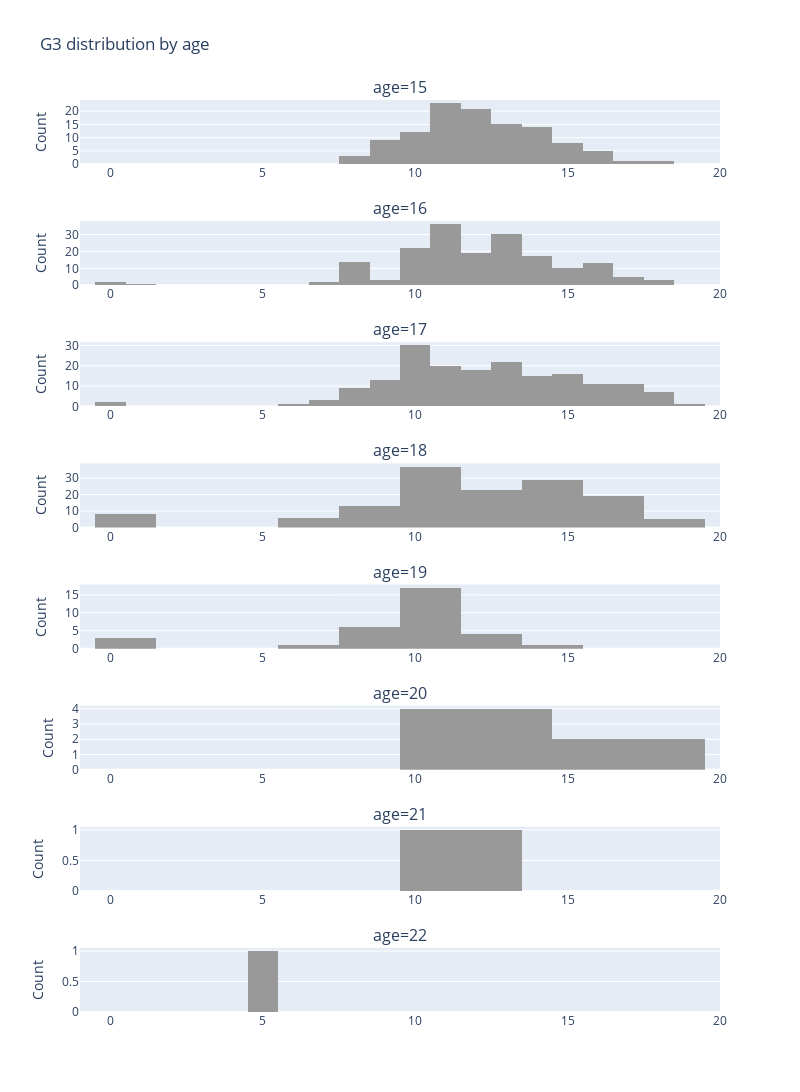

Notebook cell for this chart:
### Code cell
fig = create_step_2_hist(df, feature_name='age', target_name='G3')
fig.show()

### Figure 1 — Plotly figure (JSON) as saved in the notebook; plotly's stock layout.template omitted (floating-point values rounded to 4 significant figures; data arrays with more than 128 entries replaced by an {"elided": "..."} marker saying what was removed)
{"data": [{"marker": {"color": "#999999"}, "name": "15", "showlegend": false, "type": "histogram", "x": [12, 14, 17, 13, 14, 13, 12, 13, 15, 14, 12, 10, 12, 11, 11, 15, 15, 12, 11, 14, 12, 12, 11, 15, 10, 11, 13, 12, 16, 9, 12, 13, 15, 16, 14, 12, 12, 11, 15, 10, 11, 11, 11, 12, 9, 11, 13, 12, 12, 15, 13, 12, 13, 12, 10, 16, 10, 10, 11, 14, 18, 10, 16, 14, 14, 13, 9, 11, 12, 13, 11, 15, 14, 9, 11, 9, 13, 12, 10, 11, 13, 11, 11, 13, 8, 10, 10, 11, 9, 14, 10, 8, 16, 14, 8, 9, 11, 13, 9, 11, 14, 12, 11, 13, 12, 11, 14, 11, 9, 10, 14, 12], "xaxis": "x", "yaxis": "y"}, {"marker": {"color": "#999999"}, "name": "16", "showlegend": false, "type": "histogram", "x": {"elided": "177 int values"}, "xaxis": "x2", "yaxis": "y2"}, {"marker": {"color": "#999999"}, "name": "17", "showlegend": false, "type": "histogram", "x": {"elided": "179 int values"}, "xaxis": "x3", "yaxis": "y3"}, {"marker": {"color": "#999999"}, "name": "18", "showlegend": false, "type": "histogram", "x": {"elided": "140 int values"}, "xaxis": "x4", "yaxis": "y4"}, {"marker": {"color": "#999999"}, "name": "19", "showlegend": false, "type": "histogram", "x": [11, 11, 12, 11, 14, 12, 10, 13, 11, 11, 10, 11, 9, 10, 11, 11, 11, 10, 9, 9, 13, 10, 9, 9, 11, 10, 7, 0, 0, 9, 0, 10], "xaxis": "x5", "yaxis": "y5"}, {"marker": {"color": "#999999"}, "name": "20", "showlegend": false, "type": "histogram", "x": [12, 15, 15, 10, 10, 10], "xaxis": "x6", "yaxis": "y6"}, {"marker": {"color": "#999999"}, "name": "21", "showlegend": false, "type": "histogram", "x": [12, 10], "xaxis": "x7", "yaxis": "y7"}, {"marker": {"color": "#999999"}, "name": "22", "showlegend": false, "type": "histogram", "x": [5], "xaxis": "x8", "yaxis": "y8"}], "layout": {"annotations": [{"font": {"size": 16}, "showarrow": false, "text": "age=15", "x": 0.5, "xanchor": "center", "xref": "paper", "y": 1, "yanchor": "bottom", "yref": "paper"}, {"font": {"size": 16}, "showarrow": false, "text": "age=16", "x": 0.5, "xanchor": "center", "xref": "paper", "y": 0.8672, "yanchor": "bottom", "yref": "paper"}, {"font": {"size": 16}, "showarrow": false, "text": "age=17", "x": 0.5, "xanchor": "center", "xref": "paper", "y": 0.7344, "yanchor": "bottom", "yref": "paper"}, {"font": {"size": 16}, "showarrow": false, "text": "age=18", "x": 0.5, "xanchor": "center", "xref": "paper", "y": 0.6016, "yanchor": "bottom", "yref": "paper"}, {"font": {"size": 16}, "showarrow": false, "text": "age=19", "x": 0.5, "xanchor": "center", "xref": "paper", "y": 0.4688, "yanchor": "bottom", "yref": "paper"}, {"font": {"size": 16}, "showarrow": false, "text": "age=20", "x": 0.5, "xanchor": "center", "xref": "paper", "y": 0.3359, "yanchor": "bottom", "yref": "paper"}, {"font": {"size": 16}, "showarrow": false, "text": "age=21", "x": 0.5, "xanchor": "center", "xref": "paper", "y": 0.2031, "yanchor": "bottom", "yref": "paper"}, {"font": {"size": 16}, "showarrow": false, "text": "age=22", "x": 0.5, "xanchor": "center", "xref": "paper", "y": 0.07031, "yanchor": "bottom", "yref": "paper"}], "height": 1600, "legend": {"title": {"text": "age"}}, "title": {"text": "G3 distribution by age"}, "width": 800, "xaxis": {"anchor": "y", "domain": [0, 1], "range": [-1, 20]}, "xaxis2": {"anchor": "y2", "domain": [0, 1], "range": [-1, 20]}, "xaxis3": {"anchor": "y3", "domain": [0, 1], "range": [-1, 20]}, "xaxis4": {"anchor": "y4", "domain": [0, 1], "range": [-1, 20]}, "xaxis5": {"anchor": "y5", "domain": [0, 1], "range": [-1, 20]}, "xaxis6": {"anchor": "y6", "domain": [0, 1], "range": [-1, 20]}, "xaxis7": {"anchor": "y7", "domain": [0, 1], "range": [-1, 20]}, "xaxis8": {"anchor": "y8", "domain": [0, 1], "range": [-1, 20]}, "yaxis": {"anchor": "x", "domain": [0.9297, 1], "title": {"text": "Count"}}, "yaxis2": {"anchor": "x2", "domain": [0.7969, 0.8672], "title": {"text": "Count"}}, "yaxis3": {"anchor": "x3", "domain": [0.6641, 0.7344], "title": {"text": "Count"}}, "yaxis4": {"anchor": "x4", "domain": [0.5312, 0.6016], "title": {"text": "Count"}}, "yaxis5": {"anchor": "x5", "domain": [0.3984, 0.4688], "title": {"text": "Count"}}, "yaxis6": {"anchor": "x6", "domain": [0.2656, 0.3359], "title": {"text": "Count"}}, "yaxis7": {"anchor": "x7", "domain": [0.1328, 0.2031], "title": {"text": "Count"}}, "yaxis8": {"anchor": "x8", "domain": [0, 0.07031], "title": {"text": "Count"}}}}
